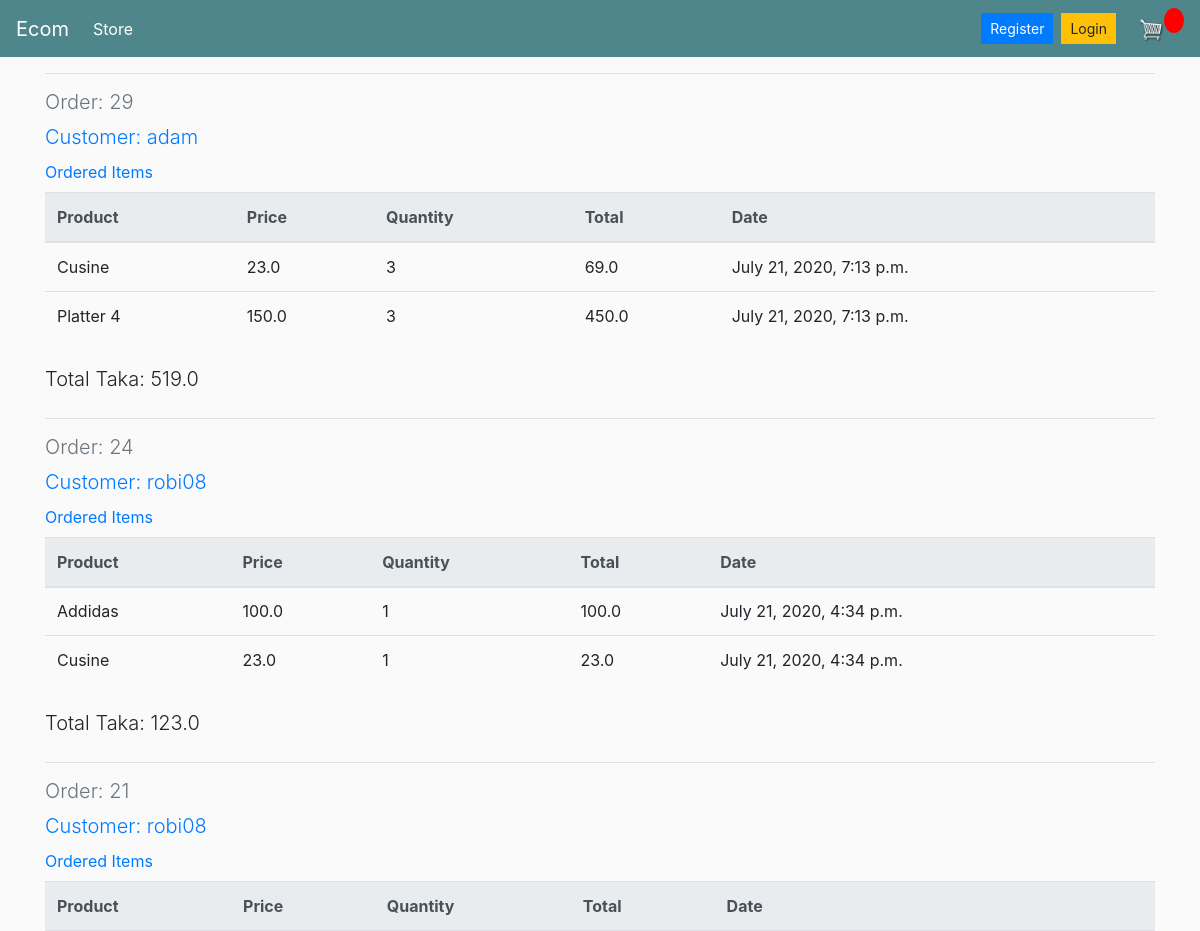
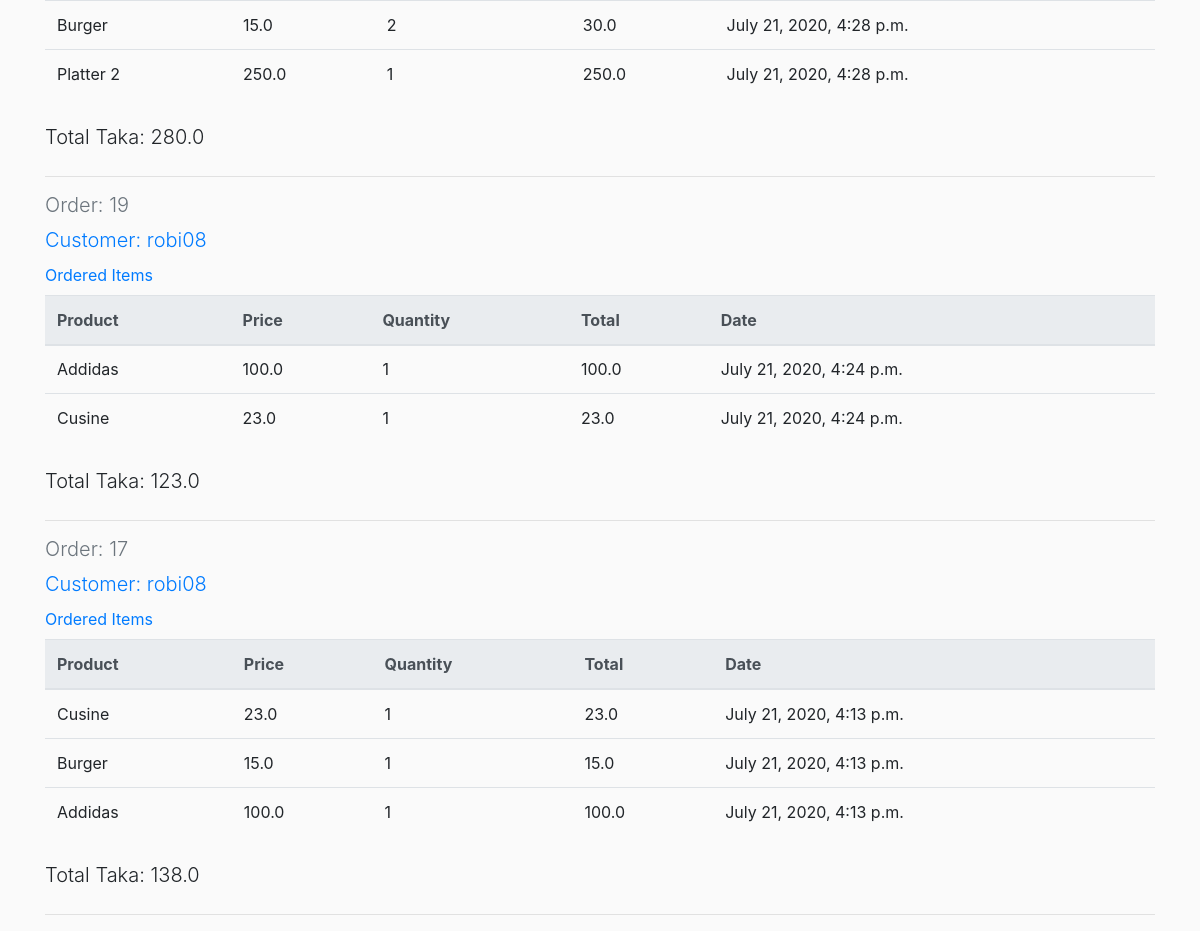
Screenshot of /orders/ with the database file from the repository (2 pictures, top to bottom).
### store/models.py (models this page shows, shortened)
class Order(models.Model):
    customer= models.ForeignKey(User, on_delete=models.SET_NULL, blank=True, null=True)
    date_ordered= models.DateTimeField(auto_now_add=True)
    complete= models.BooleanField(default=False, null=True, blank=False)
    transaction_id = models.CharField(max_length=200, null=True)
    @property
    def get_chart_total(self):
        orderitems= self.orderitem_set.all()
        total =sum([item.get_total for item in orderitems])
        return total

class OrderItem(models.Model):
    product= models.ForeignKey(Product, on_delete=models.SET_NULL, blank= True, null=True)
    order = models.ForeignKey(Order, on_delete=models.SET_NULL, blank=True, null=True)
    quantity = models.IntegerField(default=0, null=True, blank=True)
    date_added = models.DateTimeField(auto_now_add=True)
    @property
    def get_total(self):
        total=self.product.price * self.quantity
        return total

class Product(models.Model):
    name=models.CharField(max_length=200,null=True)
    price=models.FloatField()
    digital= models.BooleanField(default=False,null=True, blank=False)
    image= models.ImageField(upload_to= image_name_change,blank=False,null=True)

### store/views.py (the view)
# urls.py: path('orders/', views.orderlist, name='order_list')
def orderlist(request):
    orders= Order.objects.all().order_by('-date_ordered')
    context= {
        "orders" : orders
    }
    return render(request, "order/orderlist.html", context)

### store/templates/order/orderlist.html
{% extends "store/Main.html" %}
{% load static %}
{% block content %}
{% for order in orders %}
<div>
    {% if order.orderitem_set.all %}
    <h5 class="lead text-secondary" >Order: {{order.id}}</h5>
    <label class="lead text-primary">Customer: {{order.customer.username}}</label><br/>
    <label class="text-primary">Ordered Items</label>
    <table class="table mb-4">
        <tr>
            <thead class="thead-light">
              <th scope="col">Product</th>
              <th scope="col">Price</th>
              <th scope="col">Quantity</th>
              <th scope="col">Total</th>
              <th scope="col">Date</th>
            </thead>
        </tr>
      <tbody>
        {% for item in order.orderitem_set.all %}
        <tr>
          <td>{{item.product.name}}</td>
          <td>{{item.product.price}}</td>
          <td>{{ item.quantity}}</td>
          <td>{{ item.get_total}}</td>
          <td>{{item.date_added}}</td>
        </tr>
        {% endfor %}
      </tbody>
    </table>
    <label class="lead">Total Taka: {{order.get_chart_total}}</label>
    <hr>
</div>
    {% endif %}
{% endfor %}
{% endblock %}

### static/css/main.css (style rules this page uses)
body { background-color: hsl(0, 0%, 98%); }
h1,h2,h3,h4,h5,h6 { color:hsl(0, 0%, 30%); }

### rows the page displays
Order: id "29", customer.username "adam", get_chart_total "519.0"
OrderItem: product.name "Cusine", product.price "23.0", quantity "3", get_total "69.0", date_added "July 21, 2020, 7:13 p.m."
OrderItem: product.name "Platter 4", product.price "150.0", quantity "3", get_total "450.0", date_added "July 21, 2020, 7:13 p.m."
Order: id "24", customer.username "robi08", get_chart_total "123.0"
OrderItem: product.name "Addidas", product.price "100.0", quantity "1", get_total "100.0", date_added "July 21, 2020, 4:34 p.m."
OrderItem: product.name "Cusine", product.price "23.0", quantity "1", get_total "23.0", date_added "July 21, 2020, 4:34 p.m."
Order: id "21", customer.username "robi08", get_chart_total "280.0"
OrderItem: product.name "Burger", product.price "15.0", quantity "2", get_total "30.0", date_added "July 21, 2020, 4:28 p.m."
OrderItem: product.name "Platter 2", product.price "250.0", quantity "1", get_total "250.0", date_added "July 21, 2020, 4:28 p.m."
Order: id "19", customer.username "robi08", get_chart_total "123.0"
OrderItem: product.name "Addidas", product.price "100.0", quantity "1", get_total "100.0", date_added "July 21, 2020, 4:24 p.m."
OrderItem: product.name "Cusine", product.price "23.0", quantity "1", get_total "23.0", date_added "July 21, 2020, 4:24 p.m."
Order: id "17", customer.username "robi08", get_chart_total "138.0"
OrderItem: product.name "Cusine", product.price "23.0", quantity "1", get_total "23.0", date_added "July 21, 2020, 4:13 p.m."
OrderItem: product.name "Burger", product.price "15.0", quantity "1", get_total "15.0", date_added "July 21, 2020, 4:13 p.m."
OrderItem: product.name "Addidas", product.price "100.0", quantity "1", get_total "100.0", date_added "July 21, 2020, 4:13 p.m."
